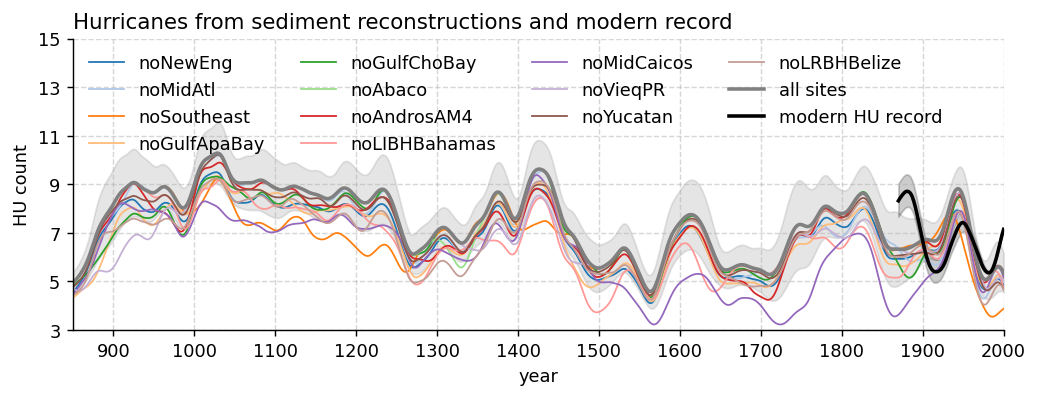

Source code (Python):
#!/usr/bin/env python
# Wenchang Yang (wenchang@princeton.edu)
# Wed Dec 29 17:47:17 EST 2021
if __name__ == '__main__':
    import sys
    from misc.timer import Timer
    s = ' '
    tt = Timer(f'start {s.join(sys.argv)}')
import sys, os.path, os, glob, datetime
import xarray as xr, numpy as np, pandas as pd, matplotlib.pyplot as plt
#more imports
from misc.shell import run_shell
#
if __name__ == '__main__':
    tt.check('end import')
#
#start from here
#ifile = 'data/Lizzie/sedimentHU_v20220103_noCaySal_smooth40yr_count.nc'
#ifile = 'data/Lizzie/sedimentHU_v20220121_noCaySal_smooth40yr_count.nc'
ifile = 'data/Lizzie/sedimentHU_v20220711ens_noCaySal_wy_max_lp40_count.nc' #wy 2022-08-08
#ds = xr.open_dataset(ifile)
#copy the original data file to the current dir
ifile_cached = __file__.replace('.py', '.nc')
if not os.path.exists(ifile_cached): run_shell(f'cp {ifile} {ifile_cached}')
ds = xr.open_dataset(ifile_cached)
print('[loaded]:', ifile_cached)
jk_color_list = plt.get_cmap('tab20')(np.linspace(0,1,20))
jk_members = ['noNewEng', 'noMidAtl', 'noSoutheast', 'noGulfAppBay', 'noGulfChoBay',
    'noAbaco', 'noAndrosAM4', 'noLIBHBahamas', 'noMidCaicos', 'noVieqPR',
    'noYucatan', 'noLighthouse']

#modern MH records
ifile = 'data/Vecchi2021/humh_adjusted_lowpass40.nc'
#da_mh = xr.open_dataset(ifile)['MH'].sel(year=slice(1870, 2000))
ifile_cached = __file__.replace('.py', '__MH.nc')
if not os.path.exists(ifile_cached): run_shell(f'cp {ifile} {ifile_cached}')
da_mh = xr.open_dataset(ifile_cached)['MH'].sel(year=slice(1870, 2000))
print('[loaded]:', ifile_cached)

def wyplot(ax=None, MHon=False):
    """MHon: if shows Major Hurricanes"""
    if ax is None:
        fig, ax = plt.subplots(figsize=(8,3))
    alpha = 0.2
    years = slice(850,2000)
    da = ds.sedimentHUcount.sel(year=years)
    ax.fill_between(da.year, da.isel(member=1), da.isel(member=2), alpha=alpha, color='gray')#, label='lower/upper')
    ax.set_prop_cycle(None)
    #for m in da.member.values[3:]:
    #    da.sel(member=m).plot(label=m, ax=ax, lw=1)
    for ii,m in enumerate(jk_members):
        label = m
        #if m == 'noLighthouse': label = 'noBelizeLRBH'
        if m == 'noLighthouse': label = 'noLRBHBelize'
        if m == 'noGulfAppBay': label = 'noGulfApaBay'
        da.sel(member=m).plot(label=label, ax=ax, lw=1, ls='-', color=jk_color_list[ii])
        
    #da.isel(member=slice(4,None)).plot(hue='member', lw=1, ax=ax)
    da.isel(member=0).plot(lw=2, color='gray', ls='-', ax=ax, label='all sites')

    #modern HU records
    da_gv = ds.HUrecord.sel(year=slice(1870,2000))
    ax.fill_between(da_gv.year, *da_gv.sel(quantile=[0.025, 0.975]), alpha=alpha, color='k')
    da_gv.sel(quantile=0.5).plot(lw=2, color='k', ls='-', ax=ax, label='modern HU record')

    ax.legend(ncol=4, loc='upper left')
    ax.set_ylabel('HU count')
    ax.set_ylim(3,15)
    ax.set_yticks(range(3,16,2))
    ax.set_xlim(years.start, years.stop)
    ax.set_xticks(range(2000,850,-100))
    ax.set_title('')
    ax.set_title('Hurricanes from sediment reconstructions and modern record', loc='left')

    #modern MH records
    if MHon:
        ax_twin = ax.twinx()
        ax_twin.fill_between(da_mh.year, *da_mh.sel(quantile=[0.025, 0.975]), alpha=alpha, color='k')
        da_mh.sel(quantile=0.5).plot(lw=2, color='k', ls='--', ax=ax_twin, label='modern MH record')
        #reset the ylim of ax_twin
        huMean = da_gv.sel(quantile=0.5).mean()
        huSTD = da_gv.sel(quantile=0.5).std()
        mhMean = da_mh.sel(quantile=0.5).mean()
        mhSTD = da_mh.sel(quantile=0.5).std()
        ymin, ymax = ax.get_ylim()
        ymin_twin = (ymin - huMean)/huSTD * mhSTD + mhMean
        ymax_twin = (ymax - huMean)/huSTD * mhSTD + mhMean
        ax_twin.set_ylim(ymin_twin, ymax_twin)
        #other settings for ax_twin
        ax_twin.spines['right'].set_visible(True)
        ax_twin.spines['left'].set_visible(False)
        ax_twin.set_title('')
        ax_twin.set_ylabel('MH count')
        ax_twin.grid(False)
        ax.get_legend().remove()
        ax_twin.legend()

        ax_twin.set_xlim(1870,2000)
        
        
 
 
if __name__ == '__main__':
    from wyconfig import * #my plot settings
    plt.close()
    wyplot(MHon=True)
    wyplot(MHon=False)
    
    
    #savefig
    if len(sys.argv)>1 and 'savefig' in sys.argv[1:] or 's' in sys.argv:
        figname = __file__.replace('.py', f'.png')
        if 'overwritefig' in sys.argv[1:] or 'o' in sys.argv:
            wysavefig(figname, overwritefig=True)
        else:
            wysavefig(figname)
    tt.check(f'**Done**')
    plt.show()
    
